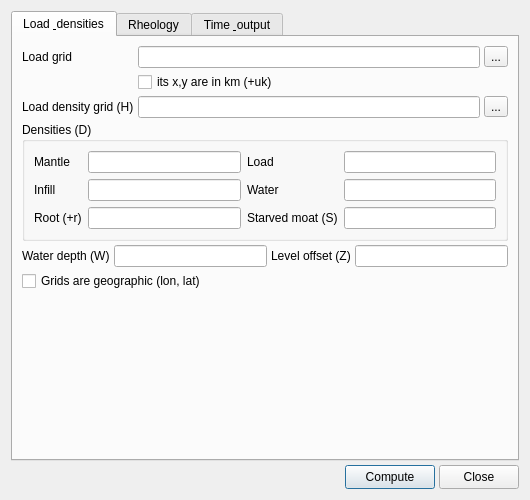
<?xml version="1.0" encoding="UTF-8"?>
<!--
  grdflexure_dialog.ui — GMT menu > "grdflexure": flexural deformation of a 3-D surface under a
  topographic load, in the wavenumber domain, for five rheologies. Loaded at RUNTIME by
  GrdFlexureDialog (deps/src/70_window.cpp) via QUiLoader. Option letters are in the labels:
  D densities, E plate, H load density grid, F firmoviscous, M viscoelastic, A in-plane forces,
  C constants, S starved moat, W water, Z level, T times, L list, N FFT, Q transfer functions.
-->
<ui version="4.0">
 <class>GrdFlexureDialog</class>
 <widget class="QDialog" name="GrdFlexureDialog">
  <property name="geometry">
   <rect>
    <x>0</x>
    <y>0</y>
    <width>530</width>
    <height>500</height>
   </rect>
  </property>
  <property name="windowTitle">
   <string>grdflexure</string>
  </property>
  <layout class="QVBoxLayout" name="verticalLayout_main">
   <property name="spacing"><number>4</number></property>
   <item>
    <widget class="QTabWidget" name="tabWidget">
     <property name="currentIndex"><number>0</number></property>

     <!-- ==================== TAB: Load & densities ==================== -->
     <widget class="QWidget" name="tab_load">
      <attribute name="title"><string>Load &amp; densities</string></attribute>
      <layout class="QVBoxLayout" name="verticalLayout_load">
       <property name="spacing"><number>4</number></property>
       <item>
        <layout class="QGridLayout" name="gridLayout_loadfiles">
         <item row="0" column="0">
          <widget class="QLabel" name="lb_loadgrid"><property name="text"><string>Load grid</string></property></widget>
         </item>
         <item row="0" column="1">
          <widget class="QLineEdit" name="edit_loadgrid">
           <property name="toolTip"><string>The topography of the load, in metres. Double-click to browse.</string></property>
          </widget>
         </item>
         <item row="0" column="2">
          <widget class="QToolButton" name="btn_loadgrid"><property name="text"><string>...</string></property></widget>
         </item>
         <item row="1" column="1" colspan="2">
          <widget class="QCheckBox" name="chk_loadkm">
           <property name="toolTip"><string>&lt;html&gt;The grid's x,y are in km, not metres (+uk on the file name).&lt;br&gt;Geographic grids use the tick below instead.&lt;/html&gt;</string></property>
           <property name="text"><string>its x,y are in km (+uk)</string></property>
          </widget>
         </item>
         <item row="2" column="0">
          <widget class="QLabel" name="lb_rhogrid"><property name="text"><string>Load density grid (H)</string></property></widget>
         </item>
         <item row="2" column="1">
          <widget class="QLineEdit" name="edit_rhogrid">
           <property name="toolTip"><string>&lt;html&gt;Optional grid of load densities, node by node. Giving one&lt;br&gt;replaces the fixed load density below. Double-click to browse.&lt;/html&gt;</string></property>
          </widget>
         </item>
         <item row="2" column="2">
          <widget class="QToolButton" name="btn_rhogrid"><property name="text"><string>...</string></property></widget>
         </item>
        </layout>
       </item>
       <item>
        <widget class="QGroupBox" name="gb_densities">
         <property name="title"><string>Densities (D)</string></property>
         <layout class="QGridLayout" name="gridLayout_densities">
          <item row="0" column="0">
           <widget class="QLabel" name="lb_rhom"><property name="text"><string>Mantle</string></property></widget>
          </item>
          <item row="0" column="1">
           <widget class="QLineEdit" name="edit_rhom"/>
          </item>
          <item row="0" column="2">
           <widget class="QLabel" name="lb_rhol"><property name="text"><string>Load</string></property></widget>
          </item>
          <item row="0" column="3">
           <widget class="QLineEdit" name="edit_rhol">
            <property name="toolTip"><string>&lt;html&gt;Fixed load density. Greyed out when a load-density grid is&lt;br&gt;given — the module then wants a dash here, and gets one.&lt;/html&gt;</string></property>
           </widget>
          </item>
          <item row="1" column="0">
           <widget class="QLabel" name="lb_rhoi"><property name="text"><string>Infill</string></property></widget>
          </item>
          <item row="1" column="1">
           <widget class="QLineEdit" name="edit_rhoi">
            <property name="toolTip"><string>Empty = the same as the load density</string></property>
           </widget>
          </item>
          <item row="1" column="2">
           <widget class="QLabel" name="lb_rhow"><property name="text"><string>Water</string></property></widget>
          </item>
          <item row="1" column="3">
           <widget class="QLineEdit" name="edit_rhow"/>
          </item>
          <item row="2" column="0">
           <widget class="QLabel" name="lb_rhoroot"><property name="text"><string>Root (+r)</string></property></widget>
          </item>
          <item row="2" column="1">
           <widget class="QLineEdit" name="edit_rhoroot">
            <property name="toolTip"><string>&lt;html&gt;Fixed density of the infill just beneath the load. The load&lt;br&gt;topography is rescaled by load/root and the load density reset&lt;br&gt;to it.&lt;/html&gt;</string></property>
           </widget>
          </item>
          <item row="2" column="2">
           <widget class="QLabel" name="lb_beta"><property name="text"><string>Starved moat (S)</string></property></widget>
          </item>
          <item row="2" column="3">
           <widget class="QLineEdit" name="edit_beta">
            <property name="toolTip"><string>Fraction between 0 and 1: 1 fills the moat with infill, 0 leaves it as water [1]</string></property>
           </widget>
          </item>
         </layout>
        </widget>
       </item>
       <item>
        <layout class="QGridLayout" name="gridLayout_levels">
         <item row="0" column="0">
          <widget class="QLabel" name="lb_water"><property name="text"><string>Water depth (W)</string></property></widget>
         </item>
         <item row="0" column="1">
          <widget class="QLineEdit" name="edit_water">
           <property name="toolTip"><string>&lt;html&gt;In metres, or with k for km. Topography above it is rescaled&lt;br&gt;for the air contrast.&lt;/html&gt;</string></property>
          </widget>
         </item>
         <item row="0" column="2">
          <widget class="QLabel" name="lb_zobs"><property name="text"><string>Level offset (Z)</string></property></widget>
         </item>
         <item row="0" column="3">
          <widget class="QLineEdit" name="edit_zobs">
           <property name="toolTip"><string>&lt;html&gt;Distance from the observation level down to the undeformed&lt;br&gt;surface, in metres or with k for km. Subtracted before output.&lt;/html&gt;</string></property>
          </widget>
         </item>
         <item row="1" column="0" colspan="4">
          <widget class="QCheckBox" name="chk_geog">
           <property name="toolTip"><string>&lt;html&gt;The grids are in lon/lat (fg): distances are converted to&lt;br&gt;metres by a flat-Earth approximation&lt;/html&gt;</string></property>
           <property name="text"><string>Grids are geographic (lon, lat)</string></property>
          </widget>
         </item>
        </layout>
       </item>
       <item>
        <spacer name="verticalSpacer_load">
         <property name="orientation"><enum>Qt::Orientation::Vertical</enum></property>
         <property name="sizeHint" stdset="0"><size><width>20</width><height>10</height></size></property>
        </spacer>
       </item>
      </layout>
     </widget>

     <!-- ==================== TAB: Rheology ==================== -->
     <widget class="QWidget" name="tab_rheology">
      <attribute name="title"><string>Rheology</string></attribute>
      <layout class="QVBoxLayout" name="verticalLayout_rheology">
       <property name="spacing"><number>4</number></property>
       <item>
        <widget class="QGroupBox" name="gb_plate">
         <property name="title"><string>Elastic plate (E)</string></property>
         <layout class="QGridLayout" name="gridLayout_plate">
          <item row="0" column="0">
           <widget class="QLabel" name="lb_te"><property name="text"><string>Thickness</string></property></widget>
          </item>
          <item row="0" column="1">
           <widget class="QLineEdit" name="edit_te">
            <property name="toolTip"><string>&lt;html&gt;Elastic thickness in metres, or with k for km (e.g. 10k).&lt;br&gt;Above 1e10 it is read as a flexural rigidity. EMPTY means no&lt;br&gt;plate at all — a purely viscous response, which needs the&lt;br&gt;firmoviscous model below.&lt;/html&gt;</string></property>
           </widget>
          </item>
          <item row="0" column="2">
           <widget class="QLabel" name="lb_te2"><property name="text"><string>final (Te2)</string></property></widget>
          </item>
          <item row="0" column="3">
           <widget class="QLineEdit" name="edit_te2">
            <property name="toolTip"><string>&lt;html&gt;A second, final thickness selects the general linear&lt;br&gt;viscoelastic model — which also needs a Maxwell time.&lt;/html&gt;</string></property>
           </widget>
          </item>
         </layout>
        </widget>
       </item>
       <item>
        <widget class="QGroupBox" name="gb_visco">
         <property name="title"><string>Time-dependent response — one of the two</string></property>
         <layout class="QGridLayout" name="gridLayout_visco">
          <item row="0" column="0">
           <widget class="QLabel" name="lb_nua"><property name="text"><string>Viscosity (F)</string></property></widget>
          </item>
          <item row="0" column="1">
           <widget class="QLineEdit" name="edit_nua">
            <property name="toolTip"><string>&lt;html&gt;Firmoviscous: viscosity of the half-space, or of the&lt;br&gt;asthenosphere when the two boxes beside it are filled. In Pa&lt;br&gt;s.&lt;/html&gt;</string></property>
           </widget>
          </item>
          <item row="0" column="2">
           <widget class="QLabel" name="lb_ha"><property name="text"><string>asth. thickness</string></property></widget>
          </item>
          <item row="0" column="3">
           <widget class="QLineEdit" name="edit_ha">
            <property name="toolTip"><string>Thickness of the asthenosphere, in metres or with k for km</string></property>
           </widget>
          </item>
          <item row="1" column="0">
           <widget class="QLabel" name="lb_num"><property name="text"><string>lower mantle</string></property></widget>
          </item>
          <item row="1" column="1">
           <widget class="QLineEdit" name="edit_num">
            <property name="toolTip"><string>&lt;html&gt;Viscosity of the lower mantle, in Pa s. Give it together with&lt;br&gt;the asthenosphere thickness, or neither.&lt;/html&gt;</string></property>
           </widget>
          </item>
          <item row="1" column="2">
           <widget class="QLabel" name="lb_maxwell"><property name="text"><string>Maxwell time (M)</string></property></widget>
          </item>
          <item row="1" column="3">
           <widget class="QLineEdit" name="edit_maxwell">
            <property name="toolTip"><string>&lt;html&gt;Viscoelastic: the Maxwell time in years, or with k for kyr and&lt;br&gt;M for Myr. Cannot be mixed with the firmoviscous viscosities.&lt;/html&gt;</string></property>
           </widget>
          </item>
          <item row="2" column="0" colspan="4">
           <widget class="QLabel" name="lb_viscohint">
            <property name="text"><string>Both need times on the next tab — and both write one grid per time.</string></property>
            <property name="wordWrap"><bool>true</bool></property>
           </widget>
          </item>
         </layout>
        </widget>
       </item>
       <item>
        <widget class="QGroupBox" name="gb_forces">
         <property name="title"><string>In-plane forces (A) and constants (C)</string></property>
         <layout class="QGridLayout" name="gridLayout_forces">
          <item row="0" column="0">
           <widget class="QLabel" name="lb_nx"><property name="text"><string>Nx</string></property></widget>
          </item>
          <item row="0" column="1">
           <widget class="QLineEdit" name="edit_nx">
            <property name="toolTip"><string>In Pa m; negative is compression. All three or none.</string></property>
           </widget>
          </item>
          <item row="0" column="2">
           <widget class="QLabel" name="lb_ny"><property name="text"><string>Ny</string></property></widget>
          </item>
          <item row="0" column="3">
           <widget class="QLineEdit" name="edit_ny"/>
          </item>
          <item row="0" column="4">
           <widget class="QLabel" name="lb_nxy"><property name="text"><string>Nxy</string></property></widget>
          </item>
          <item row="0" column="5">
           <widget class="QLineEdit" name="edit_nxy"/>
          </item>
          <item row="1" column="0">
           <widget class="QLabel" name="lb_poisson"><property name="text"><string>Poisson</string></property></widget>
          </item>
          <item row="1" column="1">
           <widget class="QLineEdit" name="edit_poisson">
            <property name="toolTip"><string>Poisson's ratio [0.25]</string></property>
           </widget>
          </item>
          <item row="1" column="2">
           <widget class="QLabel" name="lb_young"><property name="text"><string>Young</string></property></widget>
          </item>
          <item row="1" column="3" colspan="3">
           <widget class="QLineEdit" name="edit_young">
            <property name="toolTip"><string>Young's modulus in N/m2 [7.0e10]</string></property>
           </widget>
          </item>
         </layout>
        </widget>
       </item>
       <item>
        <widget class="QCheckBox" name="chk_transfer">
         <property name="toolTip"><string>&lt;html&gt;Compute no flexure at all (Q): write this rheology's transfer&lt;br&gt;function for seven elastic thicknesses, and plot them. The&lt;br&gt;files land in the working directory under the module's own&lt;br&gt;fixed names.&lt;/html&gt;</string></property>
         <property name="text"><string>Transfer functions only — no flexure (Q)</string></property>
        </widget>
       </item>
       <item>
        <spacer name="verticalSpacer_rheology">
         <property name="orientation"><enum>Qt::Orientation::Vertical</enum></property>
         <property name="sizeHint" stdset="0"><size><width>20</width><height>10</height></size></property>
        </spacer>
       </item>
      </layout>
     </widget>

     <!-- ==================== TAB: Time & output ==================== -->
     <widget class="QWidget" name="tab_time">
      <attribute name="title"><string>Time &amp; output</string></attribute>
      <layout class="QVBoxLayout" name="verticalLayout_time">
       <property name="spacing"><number>4</number></property>
       <item>
        <widget class="QGroupBox" name="gb_time">
         <property name="title"><string>Evaluation times (T)</string></property>
         <layout class="QGridLayout" name="gridLayout_time">
          <item row="0" column="0">
           <widget class="QLabel" name="lb_t0"><property name="text"><string>From</string></property></widget>
          </item>
          <item row="0" column="1">
           <widget class="QLineEdit" name="edit_t0">
            <property name="toolTip"><string>&lt;html&gt;A time in years, or with k for kyr and M for Myr. On its own&lt;br&gt;it is one time. Empty = one instantaneous (elastic) solution.&lt;/html&gt;</string></property>
           </widget>
          </item>
          <item row="0" column="2">
           <widget class="QLabel" name="lb_t1"><property name="text"><string>to</string></property></widget>
          </item>
          <item row="0" column="3">
           <widget class="QLineEdit" name="edit_t1"/>
          </item>
          <item row="1" column="0">
           <widget class="QLabel" name="lb_dt"><property name="text"><string>Step</string></property></widget>
          </item>
          <item row="1" column="1">
           <widget class="QLineEdit" name="edit_dt"/>
          </item>
          <item row="1" column="2" colspan="2">
           <widget class="QCheckBox" name="chk_tlog">
            <property name="toolTip"><string>Logarithmic time scale (+l): the step box is then the NUMBER of steps</string></property>
            <property name="text"><string>log scale (step = count)</string></property>
           </widget>
          </item>
          <item row="2" column="0">
           <widget class="QLabel" name="lb_tfile"><property name="text"><string>or a file</string></property></widget>
          </item>
          <item row="2" column="1" colspan="2">
           <widget class="QLineEdit" name="edit_tfile">
            <property name="toolTip"><string>A file with the desired times in its first column. Double-click to browse.</string></property>
           </widget>
          </item>
          <item row="2" column="3">
           <widget class="QToolButton" name="btn_tfile"><property name="text"><string>...</string></property></widget>
          </item>
         </layout>
        </widget>
       </item>
       <item>
        <layout class="QGridLayout" name="gridLayout_out">
         <item row="0" column="0">
          <widget class="QLabel" name="lb_out"><property name="text"><string>Output grid</string></property></widget>
         </item>
         <item row="0" column="1">
          <widget class="QLineEdit" name="edit_outfile">
           <property name="toolTip"><string>&lt;html&gt;Without times: optional — leave empty to keep the flexure in&lt;br&gt;this window only. WITH times the module writes one grid per&lt;br&gt;time and this must be a TEMPLATE containing %, e.g. flex_%s.nc&lt;/html&gt;</string></property>
          </widget>
         </item>
         <item row="0" column="2">
          <widget class="QToolButton" name="btn_outfile"><property name="text"><string>...</string></property></widget>
         </item>
        </layout>
       </item>
       <item>
        <widget class="QGroupBox" name="gb_fft">
         <property name="title"><string>FFT settings (N)</string></property>
         <layout class="QGridLayout" name="gridLayout_fft">
          <item row="0" column="0">
           <widget class="QLabel" name="lb_fftdim"><property name="text"><string>Dimensions</string></property></widget>
          </item>
          <item row="0" column="1">
           <widget class="QComboBox" name="cb_fftdim"/>
          </item>
          <item row="0" column="2">
           <widget class="QLineEdit" name="edit_fftdims">
            <property name="toolTip"><string>nx/ny, used when the box beside it says so</string></property>
           </widget>
          </item>
          <item row="1" column="0">
           <widget class="QLabel" name="lb_detrend"><property name="text"><string>Detrend</string></property></widget>
          </item>
          <item row="1" column="1" colspan="2">
           <widget class="QComboBox" name="cb_detrend"/>
          </item>
          <item row="2" column="0">
           <widget class="QLabel" name="lb_extend"><property name="text"><string>Extend</string></property></widget>
          </item>
          <item row="2" column="1" colspan="2">
           <widget class="QComboBox" name="cb_extend"/>
          </item>
          <item row="3" column="0">
           <widget class="QLabel" name="lb_taper"><property name="text"><string>Taper (%)</string></property></widget>
          </item>
          <item row="3" column="1">
           <widget class="QLineEdit" name="edit_taper">
            <property name="toolTip"><string>Width of the taper as a percentage (+t)</string></property>
           </widget>
          </item>
          <item row="3" column="2">
           <widget class="QCheckBox" name="chk_fftverbose">
            <property name="toolTip"><string>Report the FFT dimensions chosen (+v)</string></property>
            <property name="text"><string>report dimensions</string></property>
           </widget>
          </item>
         </layout>
        </widget>
       </item>
       <item>
        <spacer name="verticalSpacer_time">
         <property name="orientation"><enum>Qt::Orientation::Vertical</enum></property>
         <property name="sizeHint" stdset="0"><size><width>20</width><height>10</height></size></property>
        </spacer>
       </item>
      </layout>
     </widget>

    </widget>
   </item>
   <item>
    <layout class="QHBoxLayout" name="horizontalLayout_buttons">
     <item>
      <spacer name="buttonsSpacer">
       <property name="orientation"><enum>Qt::Orientation::Horizontal</enum></property>
       <property name="sizeHint" stdset="0"><size><width>40</width><height>20</height></size></property>
      </spacer>
     </item>
     <item>
      <widget class="QPushButton" name="push_compute">
       <property name="minimumSize"><size><width>90</width><height>24</height></size></property>
       <property name="text"><string>Compute</string></property>
      </widget>
     </item>
     <item>
      <widget class="QPushButton" name="push_close">
       <property name="minimumSize"><size><width>70</width><height>24</height></size></property>
       <property name="text"><string>Close</string></property>
      </widget>
     </item>
    </layout>
   </item>
  </layout>
 </widget>
 <resources/>
 <connections/>
</ui>
